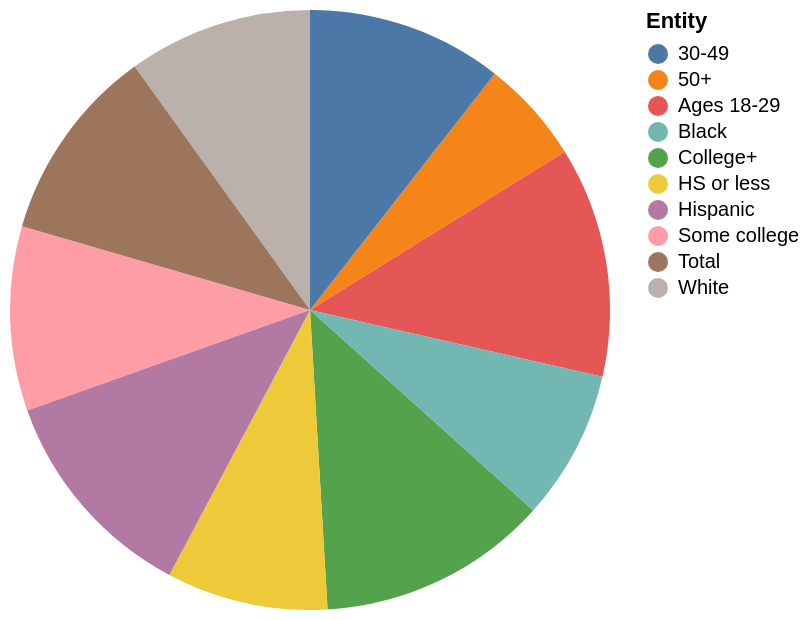

The specification (Vega-Lite) saved for this image:
### Vega-Lite specification from a JSON file in a GitHub repository (floating-point values rounded to 4 significant figures)
{"$schema": "https://vega.github.io/schema/vega-lite/v5.json", "description": "Pie chart auto-generated from CSV", "data": {"values": [{"Entity": "College+", "Often": "20", "Sometimes": "55", "NET": "75"}, {"Entity": "Some college", "Often": "16", "Sometimes": "52", "NET": "68"}, {"Entity": "HS or less", "Often": "14", "Sometimes": "47", "NET": "61"}, {"Entity": "50+", "Often": "9", "Sometimes": "46", "NET": "55"}, {"Entity": "30-49", "Often": "17", "Sometimes": "52", "NET": "69"}, {"Entity": "Ages 18-29", "Often": "20", "Sometimes": "55", "NET": "75"}, {"Entity": "Hispanic", "Often": "19", "Sometimes": "47", "NET": "66"}, {"Entity": "Black", "Often": "13", "Sometimes": "45", "NET": "58"}, {"Entity": "White", "Often": "16", "Sometimes": "55", "NET": "71"}, {"Entity": "Total", "Often": "17", "Sometimes": "52", "NET": "68"}]}, "mark": "arc", "encoding": {"theta": {"field": "Often", "type": "quantitative"}, "color": {"field": "Entity", "type": "nominal"}}}
